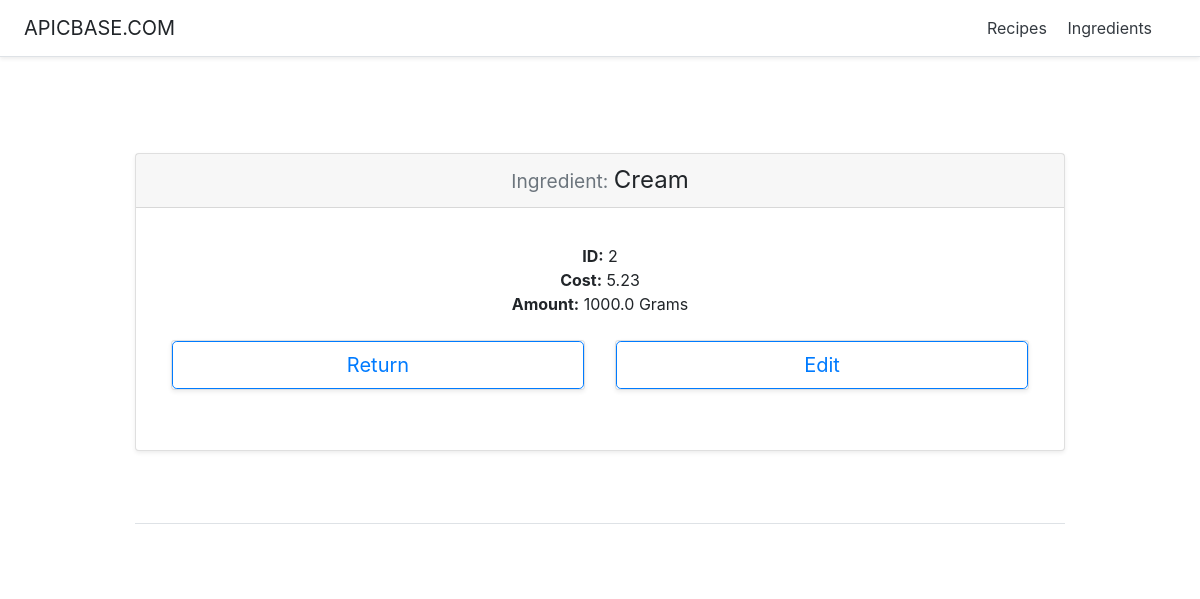
/recipeManager/ingredient/2/, run on an earlier commit of the app's database.
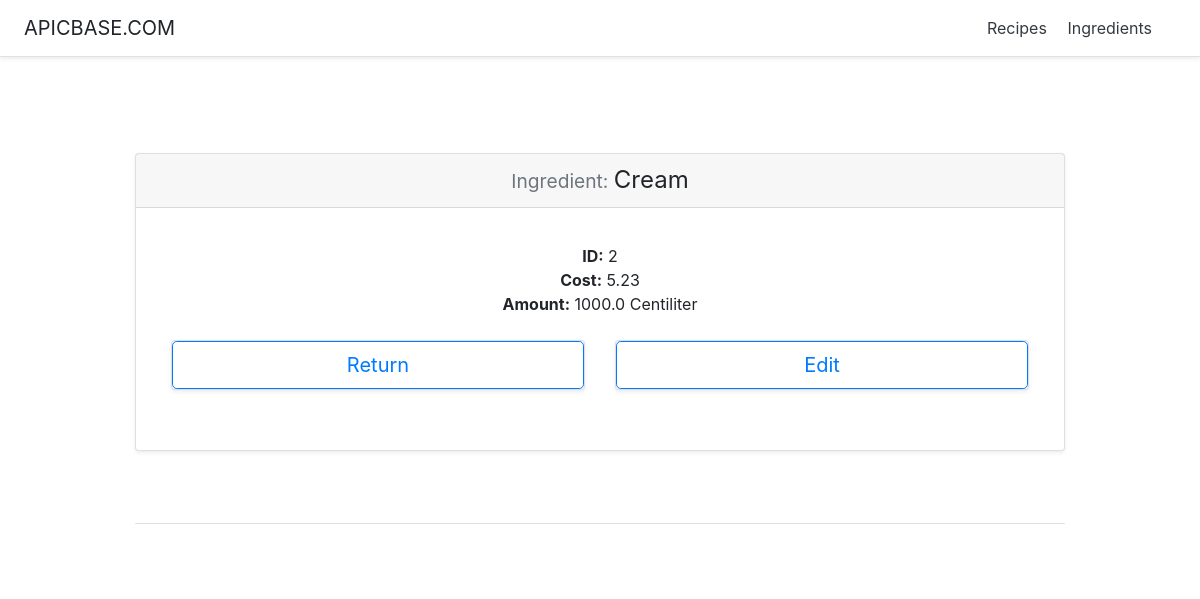
And on a later commit of the database.
### recipeManager/models.py (models this page shows, shortened)
class Ingredient(models.Model):
    id = models.AutoField(primary_key=True)
    name = models.CharField(max_length=200)
    cost = models.FloatField()
    amount = models.FloatField()
    GRAMS='g'
    KILOGRAMS='Kg'
    CENTILITER='cl'
    LITER='l'
    UNIT_CHOICES = (
        (GRAMS, 'Grams'),
        (KILOGRAMS, 'Kilograms'),
        (CENTILITER, 'Centiliter'),
        (LITER, 'Liter')
    )
    unit = models.CharField(
        max_length=2,
        choices=UNIT_CHOICES,
        default=GRAMS,
    )

### recipeManager/views.py (the view)
# urls.py: path('ingredient/<int:pk>/', views.IngredientDetailView.as_view(), name='ingredientDetail'),
class IngredientDetailView(generic.DetailView):
    model = Ingredient
    template_name = 'recipeManager/ingredientDetail.html'

### recipeManager/templates/recipeManager/ingredientDetail.html (shortened to what this page needs)
<!DOCTYPE html>
<html lang="en">
<head>
    {% load static %}
    <link href="{%static 'recipeManager/bootstrap.min.css'%}" rel="stylesheet">
    {% load static %}
    <link href="{% static 'recipeManager/pricing.css' %}" rel="stylesheet">
  </head>
  <body>
    <div class="d-flex flex-column flex-md-row align-items-center p-3 px-md-4 mb-3 bg-white border-bottom shadow-sm">
  <h5 class="my-0 mr-md-auto font-weight-normal">APICBASE.COM</h5>
  <nav class="my-2 my-md-0 mr-md-3">
    <a class="p-2 text-dark" href="{% url 'recipeManager:index' %}">Recipes</a>
    <a class="p-2 text-dark" href="{% url 'recipeManager:ingredients' %}">Ingredients</a>
  </nav>
</div>
<div class="pricing-header px-3 py-3 pt-md-5 pb-md-4 mx-auto text-center">
</div>
<div class="container">
  <div class="card-deck mb-3 text-center">
    <div class="card mb-4 shadow-sm">
      <form action="{% url 'recipeManager:updateIngredient' ingredient.id %}" method="post">
        <div class="card-header">
          <div id="headerIngredientName">
            <h4 class="my-0 font-weight-normal"><small class="text-muted">Ingredient: </small>{{ ingredient.name }}</h4>
          </div>
        </div>
        <div class="card-body">
          <ul id="readingOptions" class="list-unstyled mt-3 mb-4">
            <li><b>ID:</b> {{ ingredient.id }}</li>
            <li><b>Cost:</b> {{ ingredient.cost }}</li>
            <li><b>Amount:</b> {{ ingredient.amount }} {{ ingredient.get_unit_display }}</li>
          </ul>
          <div class="container">
            <div class="card-deck mb-3 text-center">
              <div id="returnButtonSection" class="card mb-4 shadow-sm">
                <a href="{% url 'recipeManager:ingredients'%}"><button type="button" class="btn btn-lg btn-block btn-outline-primary">Return</button></a>
              </div>
              <div id="editButtonSection" class="card mb-4 shadow-sm">
                <button id="editButton" type="button" class="btn btn-lg btn-block btn-outline-primary">Edit</button>
              </div>
            </div>
          </div>
        </div>
      </form>
    </div>
  </div>
  <footer class="pt-4 my-md-5 pt-md-5 border-top"></footer>
</div>
</body></html>

What changed in the data, as far as the page shows it:
changed Ingredient "Cream": unit "Grams" → "Centiliter"
